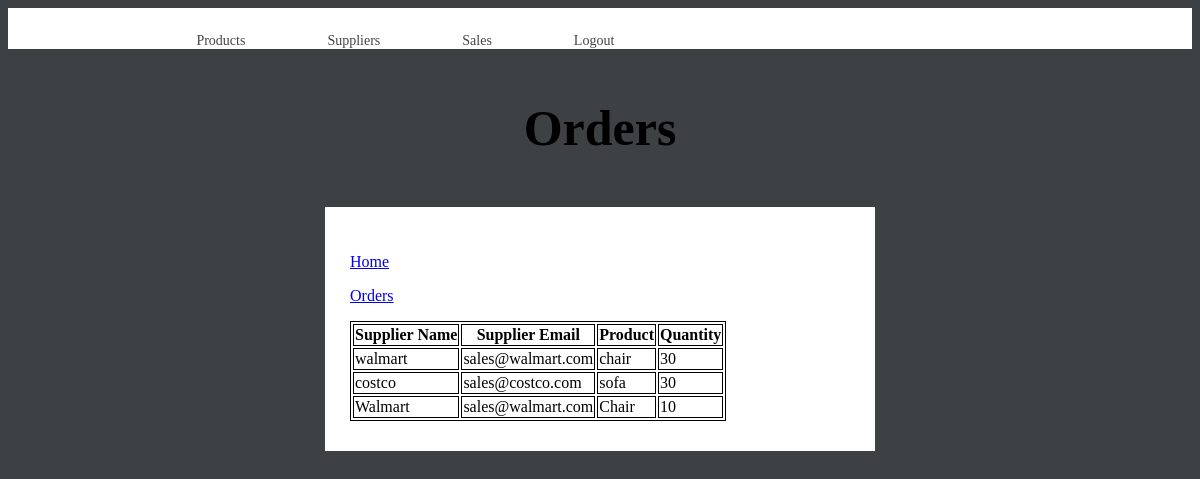
Screenshot of /orders_history.php (signed in) with the database file from the repository.
### tables this page shows
CREATE TABLE `orders` (
  `order_no` int(11) NOT NULL,
  `supplier_name` varchar(100) NOT NULL,
  `supplier_email` varchar(100) NOT NULL,
  `product_name` varchar(100) NOT NULL,
  `quantity` int(11) NOT NULL,
  `status` varchar(20) NOT NULL
);

### orders_history.php (the view, shortened to what this page needs)
<!DOCTYPE html>
<html>
<head>
    <link rel="stylesheet" href="style.css"/>
    <link rel="stylesheet" href="style1.css"/>
<header>
  <div class="container">
    <nav>
        <ul>
            <li><a href="products.php">Products</a>&nbsp;&nbsp;</li>
            <li><a href="suppliers.php">Suppliers</a>&nbsp;&nbsp;</li>
            <li><a href="sales.php">Sales</a>&nbsp;&nbsp;</li>
            <li><a href="logout.php">Logout</a>&nbsp;&nbsp;</li>
        </ul>
    </nav>
</div>
</header>
</head>
<body>
<h3 class="login-title" style="font-size:50px;text-align:center">Orders</h1>
<div class = "form">
<?php
    require('db.php');
    $query = "SELECT * from `orders` where status='completed'";
    $result = mysqli_query($con, $query);
    echo "<table border='1'>
    <tr>
    <th>Supplier Name</th>
    <th>Supplier Email</th>
    <th>Product</th>
    <th>Quantity</th>
    </tr>";
    while($row = mysqli_fetch_array($result))
    {
        echo "<tr>";
        echo "<td>".$row['supplier_name']."</td>";
        echo "<td>".$row['supplier_email']."</td>";
        echo "<td>".$row['product_name']."</td>";
        echo "<td>".$row['quantity']."</td>";
    }
?>
 <p class="link"><a href="home.php">Home</a></p>
 <p class='link'><a href='orders_list.php'>Orders</a></p>
</div>
</body>
</html>

### style.css (style rules this page uses)
body { background: #3e4144; }
.form { margin: 50px auto; width: 500px; padding: 30px 25px; background: white; }
.container { width: 80%; margin: 0 auto; }
header { background: #fff; }
header::after { content: ''; display: table; clear: both; }

### style1.css (style rules this page uses)
.container { width: 80%; margin: 0 auto; }
header { background: #fff; }
header::after { content: ''; display: table; clear: both; }
nav { float: left; }
nav ul { align-items: center; margin: 0; padding: 0; list-style: none; }
nav li { display: inline-block; margin-left: 70px; padding-top: 23px; text-align: center; position: relative; }
nav a { color: #444; text-decoration: none; font-size: 14px; }
nav a::before { content: ''; display: block; height: 5px; background-color: #444; position: absolute; top: 0; width: 0%; transition: all ease-in-out 250ms; }
table, th, td { border: 1px solid black; }

### rows the page displays
orders: supplier_name "walmart", supplier_email "sales@walmart.com", product_name "chair", quantity "30"
orders: supplier_name "costco", supplier_email "sales@costco.com", product_name "sofa", quantity "30"
orders: supplier_name "Walmart", supplier_email "sales@walmart.com", product_name "Chair", quantity "10"
